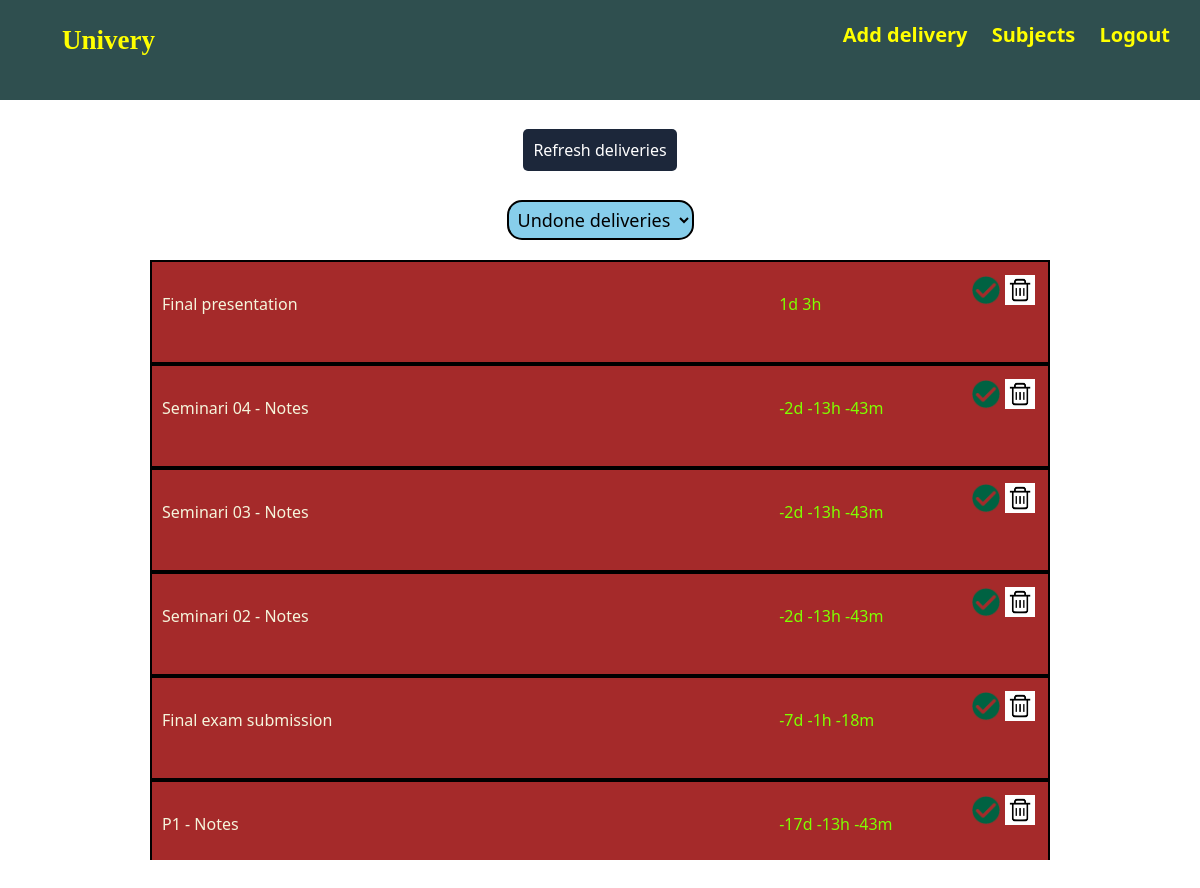
Screenshot of /home (signed in) with the database file from the repository.
### app/models.py (models this page shows, shortened)
class Delivery(db.Model):
    id = db.Column(db.Integer, primary_key=True)
    name = db.Column(db.String(50), nullable=False)
    description = db.Column(db.String(400), nullable=True)
    toDate = db.Column(db.DateTime, nullable=True)
    user_id = db.Column(db.Integer, db.ForeignKey('user.id'), nullable=False)
    subject_id = db.Column(db.Integer, db.ForeignKey('subject.id'), nullable=False)
    isDone = db.Column(db.Boolean, nullable=False, default=False)
    isEliminated = db.Column(db.Boolean, nullable=False, default=False)

### app/main/routes.py (the view)
@main.route("/")
@main.route("/home")
@login_required
def home():
    return render_template('home.html',
            deliveries_todo=get_deliveries_todo(current_user.deliveries),
            deliveries_done=get_deliveries_done(current_user.deliveries))

### app/main/utils.py (called while the page is built)
def get_deliveries_todo(deliveries):
    deliveries = [i for i in deliveries if not i.isDone and not i.isEliminated]
    return list(reversed(sorted(deliveries, key=lambda x: x.toDate)))

def get_deliveries_done(deliveries):
    deliveries = [i for i in deliveries if i.isDone and not i.isEliminated]
    return list(reversed(sorted(deliveries, key=lambda x: x.toDate)))

### app/models.py (called while the page is built)
@login_manager.user_loader
def load_user(user_id):
    return User.query.get(int(user_id))

### app/templates/home.html (shortened to what this page needs)
{% extends "base.html" %}
{% block content %}
<div class="home">
    <div id="waiting" class="refresh-box">
        <p><a id="refresh-text" href="{{ url_for('deliveries.update_deliveries') }}">Refresh deliveries</a></p>
    </div>
    <div class="dropdown">
        <select onchange="deliveryType()" class="delivery-dropdown" id="delivery-type">
            <option value="undone">Undone deliveries</option>
        </select>
    </div>
    <div id="notdone" class="delivery-container">
        {% if deliveries_todo|length > 0 %}
            {% for delivery in deliveries_todo %}
                <div class="delivery-block">
                    <div class="delivery-name">
                        <p class="">{{delivery.name}}</p>
                    </div>
                    <div class="delivery-date">
                        <p class="time">{{delivery.toDate}}</p>
                    </div>
                    <div class="actions">
                        <a href="{{url_for('deliveries.delivery_done', id=delivery.id)}}"><img src="/static/web_pics/done.png" alt="" srcset=""></a>
                        <a href="{{url_for('deliveries.delivery_remove', id=delivery.id)}}"><img src="/static/web_pics/remove.png" alt="" srcset=""></a>
                    </div>
                </div>
            {% endfor %}
        {% else %}
            <div class="delivery-block">
                    <div class="delivery-name">
                        <p class="vcenter">No future deliveries</p>
                    </div>
            </div>
        {% endif %}
    </div>
    <br>
</div>
{% endblock content %}

### app/static/style.css (style rules this page uses)
* { margin: 0; padding: 0; }
.home { width: 100%; }
.delivery-container { background-color:brown; width: min(80%, 900px); margin: 0 auto; height: 600px; overflow-y: scroll; }
.delivery-block { border: 2px solid black; height: 100px; box-sizing: content-box; margin-bottom: 0px; }
.delivery-name { width: 70%; float: left; height: 100px; vertical-align: middle; color: beige; padding-left: 10px; display: inline-block; padding-top: 30px; }
.delivery-date { width: 20%; float: left; height: 100px; vertical-align: middle; display: inline-block; padding-top: 30px; }
.actions { padding-top: 13px; width: 10%; float: left; height: 100px; text-align: center; }
.actions img { width: 30px; height: 30px; }
.refresh-box { height: 100px; text-align: center; line-height: 100px; vertical-align: middle; }
#refresh-text { background-color: #1c273a; padding: 10px; border-radius: 5px; text-decoration: none; color: white; }
.time { color: chartreuse; }
.dropdown { text-align: center; margin-bottom: 20px; font-size: 18px; }
.delivery-dropdown { float: center; background-color: skyblue; padding: 5px; border: 2px solid black; border-radius: 15px; }

### rows the page displays
Delivery: name "Final presentation"
Delivery: name "Seminari 04 - Notes"
Delivery: name "Seminari 03 - Notes"
Delivery: name "Seminari 02 - Notes"
Delivery: name "Final exam submission"
Delivery: name "P1 - Notes"
